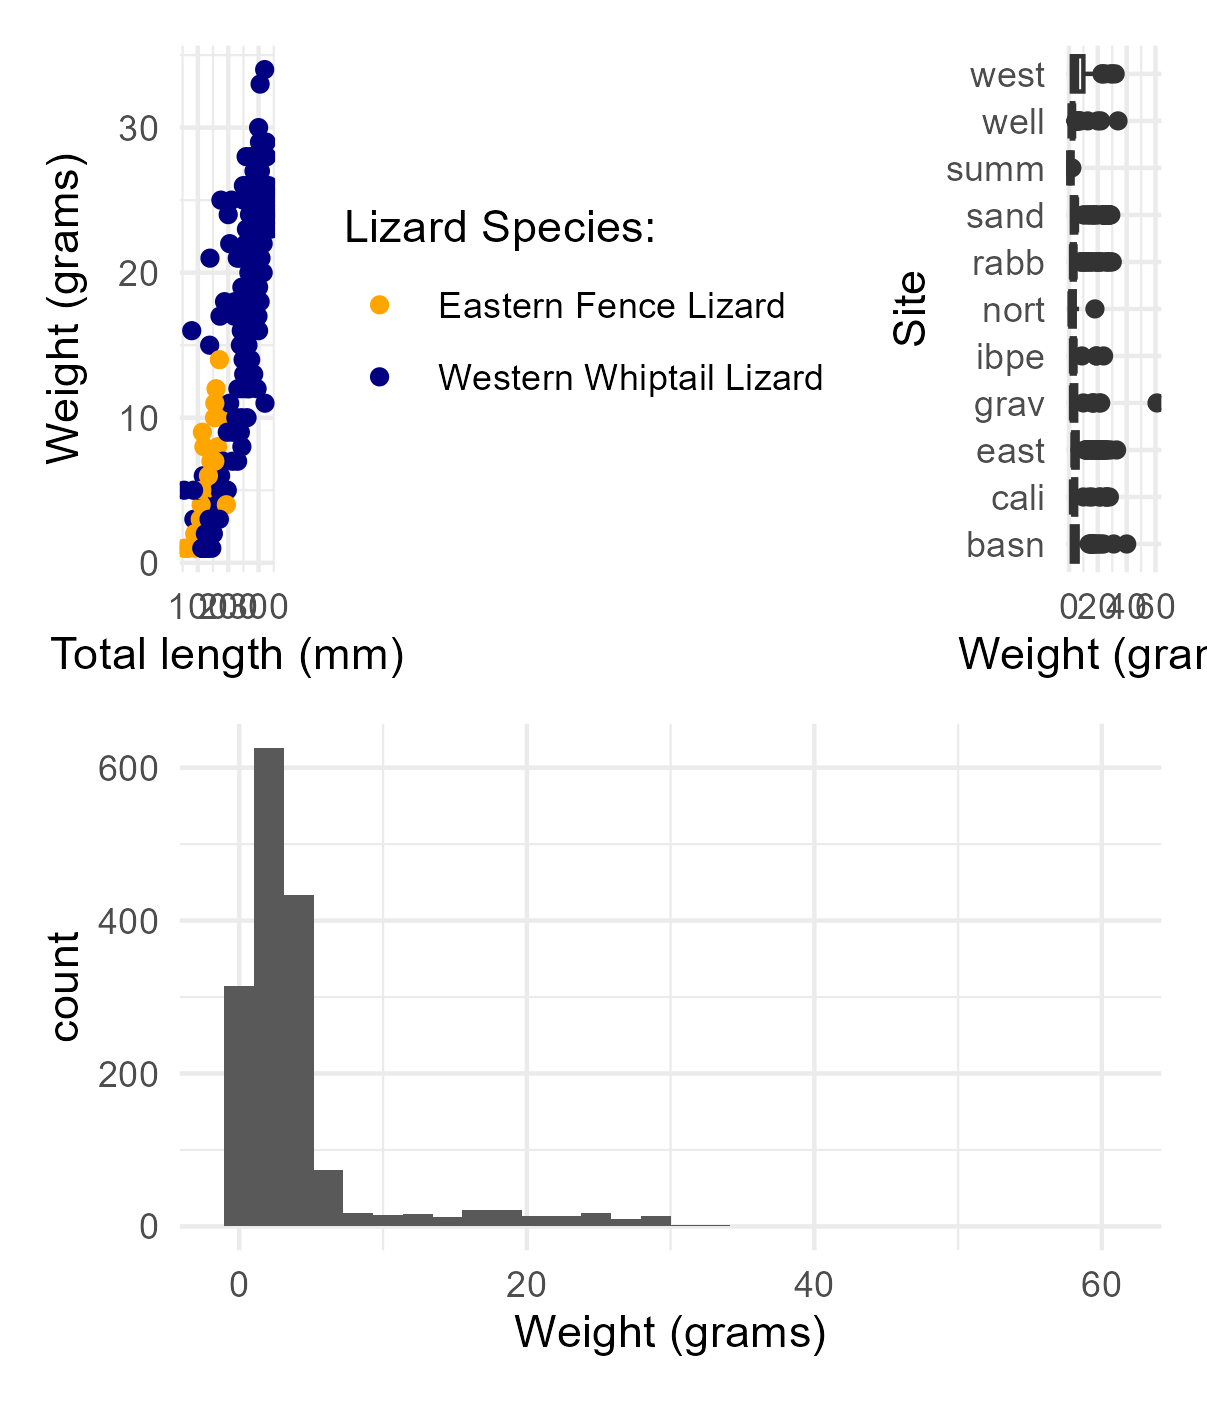

R code for this plot:
library(tidyverse)
library(patchwork)
library(here)

lizards <- read_csv(here("data_tidy", "lizards.csv"))

two_lizards <- lizards %>% 
  filter(common_name %in% c("eastern fence", "western whiptail"))


## scale_color_manual ## "name" changed legend title...... "labels" changed legend variable names

p1 <- ggplot(data = two_lizards, aes(x = total_length, y = weight)) + 
  geom_point(aes(color = common_name)) +
  scale_color_manual(values = c("orange", "navy"),
                     name = "Lizard Species:",
                     labels = c("Eastern Fence Lizard",
                                "Western Whiptail Lizard")) +
  theme_minimal() +
  theme(legend.position = c(0.2, 0.9),
        legend.background = element_blank()) +
  labs(x = "Total length (mm)",
       y = "Weight (grams)") 




p2 <- ggplot(data = lizards, aes(x = weight, y = site)) +
  geom_boxplot() +
  labs(x = "Weight (grams)",
       y = "Site")

p3 <- ggplot(data = lizards, aes(x = weight)) +
  geom_histogram() +
  labs(x = "Weight (grams)")


## patching graphs together..... can also put a theme at the end that applys to all graphs

p4 <- ((p1 + p2) / p3) & theme_minimal()

ggsave("patchwork-example.png", p4)

